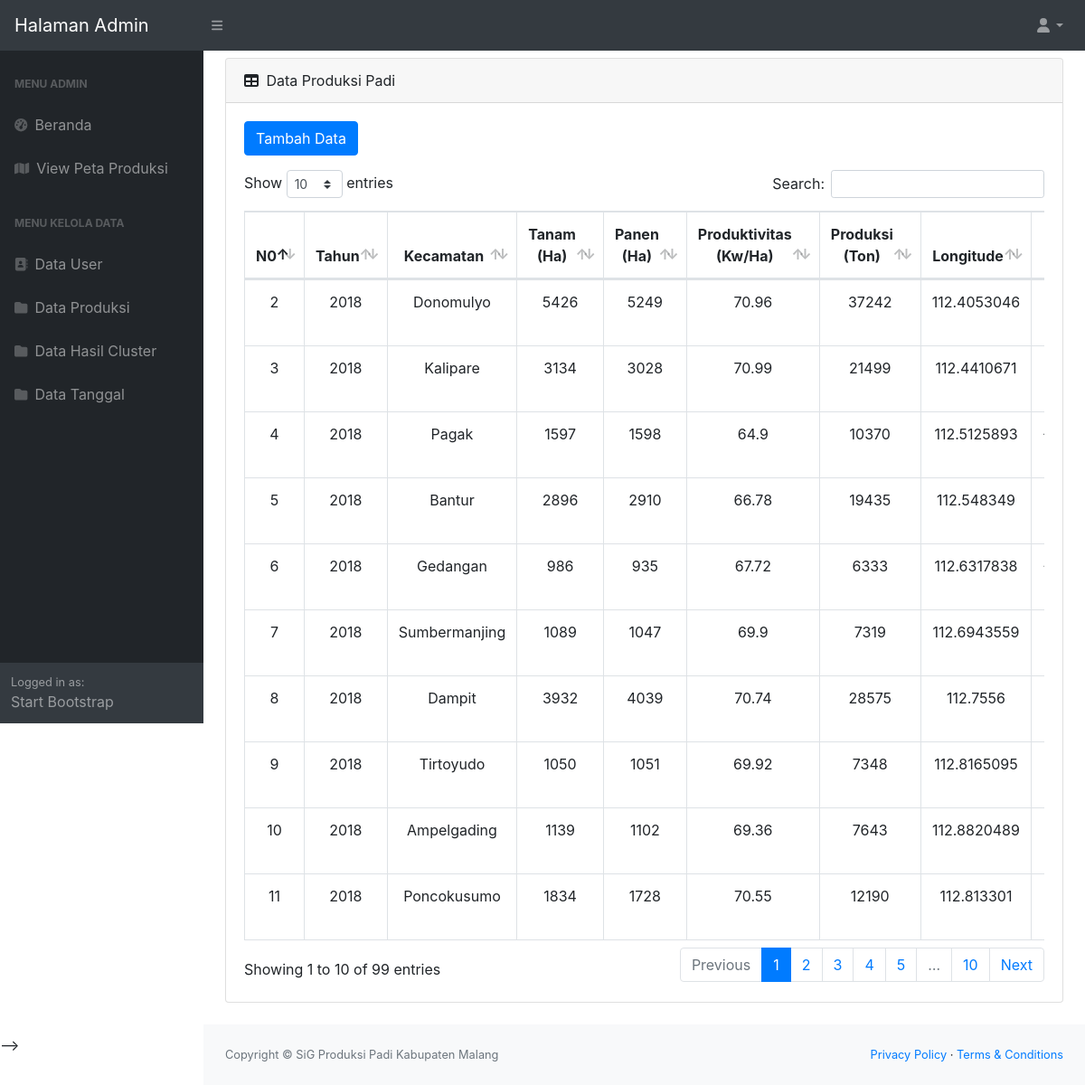
/index.php/admin_produksi, run on the app's committed database.
### tables this page shows
CREATE TABLE `tb_produksi` (
  `id_produksi` int(5) NOT NULL,
  `tahun` varchar(5) NOT NULL,
  `kecamatan` varchar(20) NOT NULL,
  `tanam` int(10) NOT NULL,
  `panen` int(10) NOT NULL,
  `produktivitas` float NOT NULL,
  `produksi` int(10) NOT NULL,
  `longitude` varchar(20) NOT NULL,
  `latitude` varchar(20) NOT NULL
);

### application/controllers/admin_produksi.php (called while the page is built, shortened)
<?php
class admin_produksi extends CI_Controller
{
    function __construct()
    {
        $this->load->model('data_produksi');
        $this->load->helper('url');
    }
    function index()
    {
        $data['produksi'] = $this->data_produksi->tampil_data()->result();
        $this->load->view('admin/v_admin_produksi', $data);
    }
}

### index.php (called while the page is built, shortened)
<?php
require_once BASEPATH.'core/CodeIgniter.php';

### application/models/data_produksi.php (called while the page is built, shortened)
<?php
class data_produksi extends CI_Model
{
    function tampil_data()
    {
        return $this->db->get('tb_produksi');
    }
}

### application/views/admin/v_admin_produksi.php (the view, shortened to what this page needs)
<!DOCTYPE html>
<html lang="en">
<head>
    <link href="<?= base_url('assets/'); ?>css/styles.css" rel="stylesheet" />
    <link href="<?= base_url('assets/'); ?>datatables/dataTables.bootstrap4.min.css" rel="stylesheet" />
</head>
<body class="sb-nav-fixed">
    <nav class="sb-topnav navbar navbar-expand navbar-dark bg-dark">
        <a class="navbar-brand" href="index.html">Halaman Admin</a>
        <button class="btn btn-link btn-sm order-1 order-lg-0" id="sidebarToggle" href="#"><i class="fas fa-bars"></i></button>
        <ul class="navbar-nav ml-auto ">
            <li class="nav-item dropdown">
                <a class="nav-link dropdown-toggle" id="userDropdown" href="#" role="button" data-toggle="dropdown" aria-haspopup="true" aria-expanded="false"><i class="fas fa-user fa-fw"></i></a>
            </li>
        </ul>
    </nav>
    <div id="layoutSidenav">
        <div id="layoutSidenav_nav">
            <nav class="sb-sidenav accordion sb-sidenav-dark" id="sidenavAccordion">
                <div class="sb-sidenav-menu">
                    <div class="nav">
                        <div class="sb-sidenav-menu-heading">Menu Admin</div>
                        <a href="<?php echo base_url(); ?>admin_control" class="nav-link">
                            <div class="sb-nav-link-icon"><i class="fas fa-tachometer-alt"></i></div>
                            Beranda
                        </a>
                        <a href="<?php echo base_url(); ?>admin_map" class="nav-link">
                            <div class="sb-nav-link-icon"><i class="fa fa-map"></i></div>
                            View Peta Produksi
                        </a>
                        <div class="sb-sidenav-menu-heading">Menu Kelola Data</div>
                        <a href="<?php echo base_url(); ?>admin_user" class="nav-link">
                            <div class="sb-nav-link-icon"><i class="fas fa-address-book"></i></div>
                            Data User
                        </a>
                        <a href="<?php echo base_url(); ?>admin_produksi" class="nav-link">
                            <div class="sb-nav-link-icon"><i class="fas fa-folder"></i></div>
                            Data Produksi
                        </a>
                        <a href="<?php echo base_url(); ?>admin_cluster" class="nav-link">
                            <div class="sb-nav-link-icon"><i class="fas fa-folder"></i></div>
                            Data Hasil Cluster
                        </a>
                        <a href="<?php echo base_url(); ?>tanggal_control" class="nav-link">
                            <div class="sb-nav-link-icon"><i class="fas fa-folder"></i></div>
                            Data Tanggal
                        </a>
                    </div>
                </div>
                <div class="sb-sidenav-footer">
                    <div class="small">Logged in as:</div>
                    Start Bootstrap
                </div>
            </nav>
        </div>
        <div id="layoutSidenav_content">
            <main>
                <div class="container-fluid">
                    <div class="card mb-4 mt-2">
                        <div class="card-header">
                            <i class="fas fa-table mr-1"></i>
                            Data Produksi Padi
                        </div>
                        <div class="card-body">
                            <a href="<?php echo base_url(); ?>index.php/admin_produksi/tambah" class="btn btn-primary center mb-3">Tambah Data</a>
                            <div class="table-responsive">
                                <table class="table table-bordered" id="dataTable" width="100%" cellspacing="0">
                                    <thead>
                                        <tr>
                                            <th style="text-align: center;">N0</th>
                                            <th style="text-align: center;">Tahun</th>
                                            <th style="text-align: center;">Kecamatan</th>
                                            <th style="text-align: center;">Tanam (Ha)</th>
                                            <th style="text-align: center;">Panen (Ha)</th>
                                            <th style="text-align: center;">Produktivitas (Kw/Ha)</th>
                                            <th style="text-align: center;">Produksi (Ton)</th>
                                            <th style="text-align: center;">Longitude</th>
                                            <th style="text-align: center;">Latitude</th>
                                        </tr>
                                    </thead>
                                    <?php foreach ($produksi as $u) : ?>
                                        <tr>
                                            <td>
                                                <center><?php echo $u->id_produksi ?></center>
                                            </td>
                                            <td>
                                                <center><?php echo $u->tahun ?></center>
                                            </td>
                                            <td>
                                                <center><?php echo $u->kecamatan ?></center>
                                            </td>
                                            <td>
                                                <center><?php echo $u->tanam ?></center>
                                            </td>
                                            <td>
                                                <center><?php echo $u->panen ?></center>
                                            </td>
                                            <td>
                                                <center><?php echo $u->produktivitas ?></center>
                                            </td>
                                            <td>
                                                <center><?php echo $u->produksi ?></center>
                                            </td>
                                            <td>
                                                <center><?php echo $u->longitude ?></center>
                                            </td>
                                            <td>
                                            </td>
                                        </tr>
                                    <?php endforeach; ?>
                                </table>
                            </div>
                        </div>
                    </div>
                </div>
            </main>
            <footer class="py-4 bg-light mt-auto">
                <div class="container-fluid">
                    <div class="d-flex align-items-center justify-content-between small">
                        <div class="text-muted">Copyright &copy; SiG Produksi Padi Kabupaten Malang</div>
                        <div>
                            <a href="#">Privacy Policy</a>
                            &middot;
                            <a href="#">Terms &amp; Conditions</a>
                        </div>
                    </div>
                </div>
            </footer>
        </div>
    </div>
    <script src="assets/demo/datatables-demo.js"></script> -->
</body>
</html>

### data on the page
tb_produksi: id_produksi "2", tahun "2018", kecamatan "Donomulyo", tanam "5426", panen "5249", produktivitas "70.96", produksi "37242", longitude "112.4053046"
tb_produksi: id_produksi "3", tahun "2018", kecamatan "Kalipare", tanam "3134", panen "3028", produktivitas "70.99", produksi "21499", longitude "112.4410671"
tb_produksi: id_produksi "4", tahun "2018", kecamatan "Pagak", tanam "1597", panen "1598", produktivitas "64.9", produksi "10370", longitude "112.5125893"
tb_produksi: id_produksi "5", tahun "2018", kecamatan "Bantur", tanam "2896", panen "2910", produktivitas "66.78", produksi "19435", longitude "112.548349"
tb_produksi: id_produksi "6", tahun "2018", kecamatan "Gedangan", tanam "986", panen "935", produktivitas "67.72", produksi "6333", longitude "112.6317838"
tb_produksi: id_produksi "7", tahun "2018", kecamatan "Sumbermanjing", tanam "1089", panen "1047", produktivitas "69.9", produksi "7319", longitude "112.6943559"
tb_produksi: id_produksi "8", tahun "2018", kecamatan "Dampit", tanam "3932", panen "4039", produktivitas "70.74", produksi "28575", longitude "112.7556"
tb_produksi: id_produksi "9", tahun "2018", kecamatan "Tirtoyudo", tanam "1050", panen "1051", produktivitas "69.92", produksi "7348", longitude "112.8165095"
tb_produksi: id_produksi "10", tahun "2018", kecamatan "Ampelgading", tanam "1139", panen "1102", produktivitas "69.36", produksi "7643", longitude "112.8820489"
tb_produksi: id_produksi "11", tahun "2018", kecamatan "Poncokusumo", tanam "1834", panen "1728", produktivitas "70.55", produksi "12190", longitude "112.813301"
